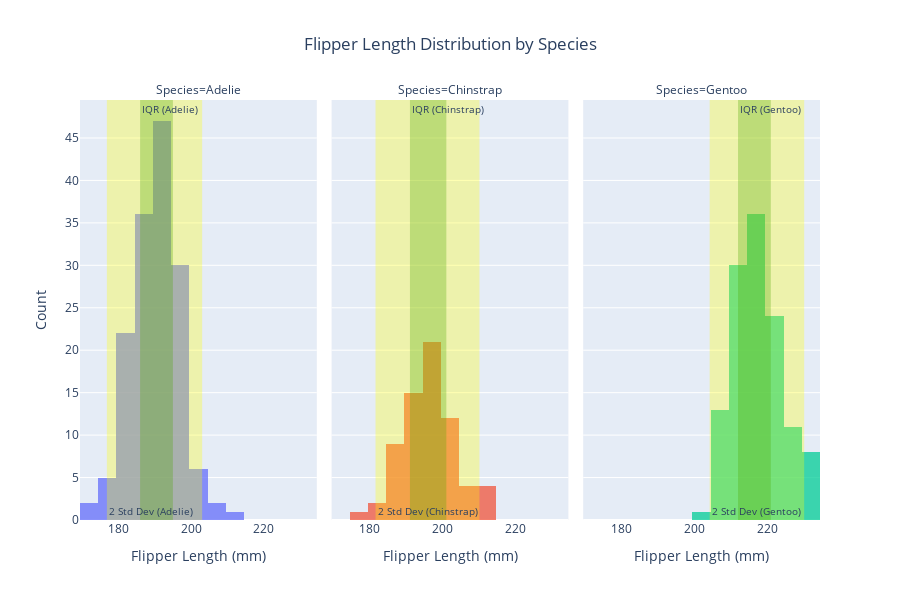

The code cell stored with this chart in its notebook:
### Code cell
import pandas as pd
import plotly.express as px

# Load the penguins dataset
url = "https://raw.githubusercontent.com/mwaskom/seaborn-data/master/penguins.csv"
penguins = pd.read_csv(url)

# Create a histogram for flipper_length_mm for each species with subplots for each species
fig = px.histogram(penguins, 
                   x='flipper_length_mm', 
                   color='species', 
                   facet_col='species',  # Create subplots based on species
                   title='Flipper Length Distribution by Species',
                   labels={'flipper_length_mm': 'Flipper Length (mm)', 'species': 'Species'},
                   height=600)

# Calculate statistics for each species: mean, std, IQR (25th and 75th percentiles)
species_stats = penguins.groupby('species')['flipper_length_mm'].agg(
    mean='mean', 
    std='std', 
    q1=lambda x: x.quantile(0.25), 
    q3=lambda x: x.quantile(0.75)
).reset_index()

# Add vertical rectangles (vrect) for IQR and two standard deviations from the mean for each species
for _, row in species_stats.iterrows():
    species = row['species']
    mean_value = row['mean']
    std_value = row['std']
    q1 = row['q1']
    q3 = row['q3']
    
    # Interquartile Range (IQR) rectangle (25th to 75th percentile)
    fig.add_vrect(x0=q1, x1=q3, 
                  fillcolor="green", opacity=0.3, line_width=0,
                  annotation_text=f'IQR ({species})', 
                  annotation_position='top left',
                  annotation_font_size=10,
                  row=1, col={'Adelie': 1, 'Chinstrap': 2, 'Gentoo': 3}[species])  # Subplot-specific
    
    # Two Standard Deviations rectangle (mean - 2*std to mean + 2*std)
    fig.add_vrect(x0=mean_value - 2 * std_value, x1=mean_value + 2 * std_value, 
                  fillcolor="yellow", opacity=0.3, line_width=0,
                  annotation_text=f'2 Std Dev ({species})', 
                  annotation_position='bottom left',
                  annotation_font_size=10,
                  row=1, col={'Adelie': 1, 'Chinstrap': 2, 'Gentoo': 3}[species])  # Subplot-specific

# Update layout to prevent overlapping
fig.update_traces(opacity=0.75)  # Set transparency for the bars
fig.update_layout(xaxis_title='Flipper Length (mm)',
                  yaxis_title='Count',
                  title_x=0.5,  # Center the title
                  showlegend=False)  # Disable the legend for clarity in subplots

# Show the figure
fig.show()

### Figure 1 — Plotly figure (JSON) as saved in the notebook; plotly's stock layout.template omitted (floating-point values rounded to 4 significant figures; data arrays with more than 128 entries replaced by an {"elided": "..."} marker saying what was removed)
{"data": [{"alignmentgroup": "True", "bingroup": "x", "hovertemplate": "Species=Adelie<br>Flipper Length (mm)=%{x}<br>count=%{y}<extra></extra>", "legendgroup": "Adelie", "marker": {"color": "#636efa", "pattern": {"shape": ""}}, "name": "Adelie", "offsetgroup": "Adelie", "opacity": 0.75, "orientation": "v", "showlegend": true, "type": "histogram", "x": {"elided": "152 int values"}, "xaxis": "x", "yaxis": "y"}, {"alignmentgroup": "True", "bingroup": "x", "hovertemplate": "Species=Chinstrap<br>Flipper Length (mm)=%{x}<br>count=%{y}<extra></extra>", "legendgroup": "Chinstrap", "marker": {"color": "#EF553B", "pattern": {"shape": ""}}, "name": "Chinstrap", "offsetgroup": "Chinstrap", "opacity": 0.75, "orientation": "v", "showlegend": true, "type": "histogram", "x": [192, 196, 193, 188, 197, 198, 178, 197, 195, 198, 193, 194, 185, 201, 190, 201, 197, 181, 190, 195, 181, 191, 187, 193, 195, 197, 200, 200, 191, 205, 187, 201, 187, 203, 195, 199, 195, 210, 192, 205, 210, 187, 196, 196, 196, 201, 190, 212, 187, 198, 199, 201, 193, 203, 187, 197, 191, 203, 202, 194, 206, 189, 195, 207, 202, 193, 210, 198], "xaxis": "x2", "yaxis": "y2"}, {"alignmentgroup": "True", "bingroup": "x", "hovertemplate": "Species=Gentoo<br>Flipper Length (mm)=%{x}<br>count=%{y}<extra></extra>", "legendgroup": "Gentoo", "marker": {"color": "#00cc96", "pattern": {"shape": ""}}, "name": "Gentoo", "offsetgroup": "Gentoo", "opacity": 0.75, "orientation": "v", "showlegend": true, "type": "histogram", "x": [211, 230, 210, 218, 215, 210, 211, 219, 209, 215, 214, 216, 214, 213, 210, 217, 210, 221, 209, 222, 218, 215, 213, 215, 215, 215, 216, 215, 210, 220, 222, 209, 207, 230, 220, 220, 213, 219, 208, 208, 208, 225, 210, 216, 222, 217, 210, 225, 213, 215, 210, 220, 210, 225, 217, 220, 208, 220, 208, 224, 208, 221, 214, 231, 219, 230, 214, 229, 220, 223, 216, 221, 221, 217, 216, 230, 209, 220, 215, 223, 212, 221, 212, 224, 212, 228, 218, 218, 212, 230, 218, 228, 212, 224, 214, 226, 216, 222, 203, 225, 219, 228, 215, 228, 216, 215, 210, 219, 208, 209, 216, 229, 213, 230, 217, 230, 217, 222, 214, null, 215, 222, 212, 213], "xaxis": "x3", "yaxis": "y3"}], "layout": {"annotations": [{"showarrow": false, "text": "Species=Adelie", "x": 0.16, "xanchor": "center", "xref": "paper", "y": 1, "yanchor": "bottom", "yref": "paper"}, {"showarrow": false, "text": "Species=Chinstrap", "x": 0.5, "xanchor": "center", "xref": "paper", "y": 1, "yanchor": "bottom", "yref": "paper"}, {"showarrow": false, "text": "Species=Gentoo", "x": 0.84, "xanchor": "center", "xref": "paper", "y": 1, "yanchor": "bottom", "yref": "paper"}, {"font": {"size": 10}, "showarrow": false, "text": "IQR (Adelie)", "x": 186, "xanchor": "left", "xref": "x", "y": 1, "yanchor": "top", "yref": "y domain"}, {"font": {"size": 10}, "showarrow": false, "text": "2 Std Dev (Adelie)", "x": 176.9, "xanchor": "left", "xref": "x", "y": 0, "yanchor": "bottom", "yref": "y domain"}, {"font": {"size": 10}, "showarrow": false, "text": "IQR (Chinstrap)", "x": 191, "xanchor": "left", "xref": "x2", "y": 1, "yanchor": "top", "yref": "y2 domain"}, {"font": {"size": 10}, "showarrow": false, "text": "2 Std Dev (Chinstrap)", "x": 181.6, "xanchor": "left", "xref": "x2", "y": 0, "yanchor": "bottom", "yref": "y2 domain"}, {"font": {"size": 10}, "showarrow": false, "text": "IQR (Gentoo)", "x": 212, "xanchor": "left", "xref": "x3", "y": 1, "yanchor": "top", "yref": "y3 domain"}, {"font": {"size": 10}, "showarrow": false, "text": "2 Std Dev (Gentoo)", "x": 204.2, "xanchor": "left", "xref": "x3", "y": 0, "yanchor": "bottom", "yref": "y3 domain"}], "barmode": "relative", "height": 600, "legend": {"title": {"text": "Species"}, "tracegroupgap": 0}, "shapes": [{"fillcolor": "green", "line": {"width": 0}, "opacity": 0.3, "type": "rect", "x0": 186, "x1": 195, "xref": "x", "y0": 0, "y1": 1, "yref": "y domain"}, {"fillcolor": "yellow", "line": {"width": 0}, "opacity": 0.3, "type": "rect", "x0": 176.9, "x1": 203.0, "xref": "x", "y0": 0, "y1": 1, "yref": "y domain"}, {"fillcolor": "green", "line": {"width": 0}, "opacity": 0.3, "type": "rect", "x0": 191, "x1": 201, "xref": "x2", "y0": 0, "y1": 1, "yref": "y2 domain"}, {"fillcolor": "yellow", "line": {"width": 0}, "opacity": 0.3, "type": "rect", "x0": 181.6, "x1": 210.1, "xref": "x2", "y0": 0, "y1": 1, "yref": "y2 domain"}, {"fillcolor": "green", "line": {"width": 0}, "opacity": 0.3, "type": "rect", "x0": 212, "x1": 221, "xref": "x3", "y0": 0, "y1": 1, "yref": "y3 domain"}, {"fillcolor": "yellow", "line": {"width": 0}, "opacity": 0.3, "type": "rect", "x0": 204.2, "x1": 230.2, "xref": "x3", "y0": 0, "y1": 1, "yref": "y3 domain"}], "showlegend": false, "title": {"text": "Flipper Length Distribution by Species", "x": 0.5}, "xaxis": {"anchor": "y", "domain": [0, 0.32], "title": {"text": "Flipper Length (mm)"}}, "xaxis2": {"anchor": "y2", "domain": [0.34, 0.66], "matches": "x", "title": {"text": "Flipper Length (mm)"}}, "xaxis3": {"anchor": "y3", "domain": [0.68, 1.0], "matches": "x", "title": {"text": "Flipper Length (mm)"}}, "yaxis": {"anchor": "x", "domain": [0, 1], "title": {"text": "Count"}}, "yaxis2": {"anchor": "x2", "domain": [0, 1], "matches": "y", "showticklabels": false}, "yaxis3": {"anchor": "x3", "domain": [0, 1], "matches": "y", "showticklabels": false}}}
